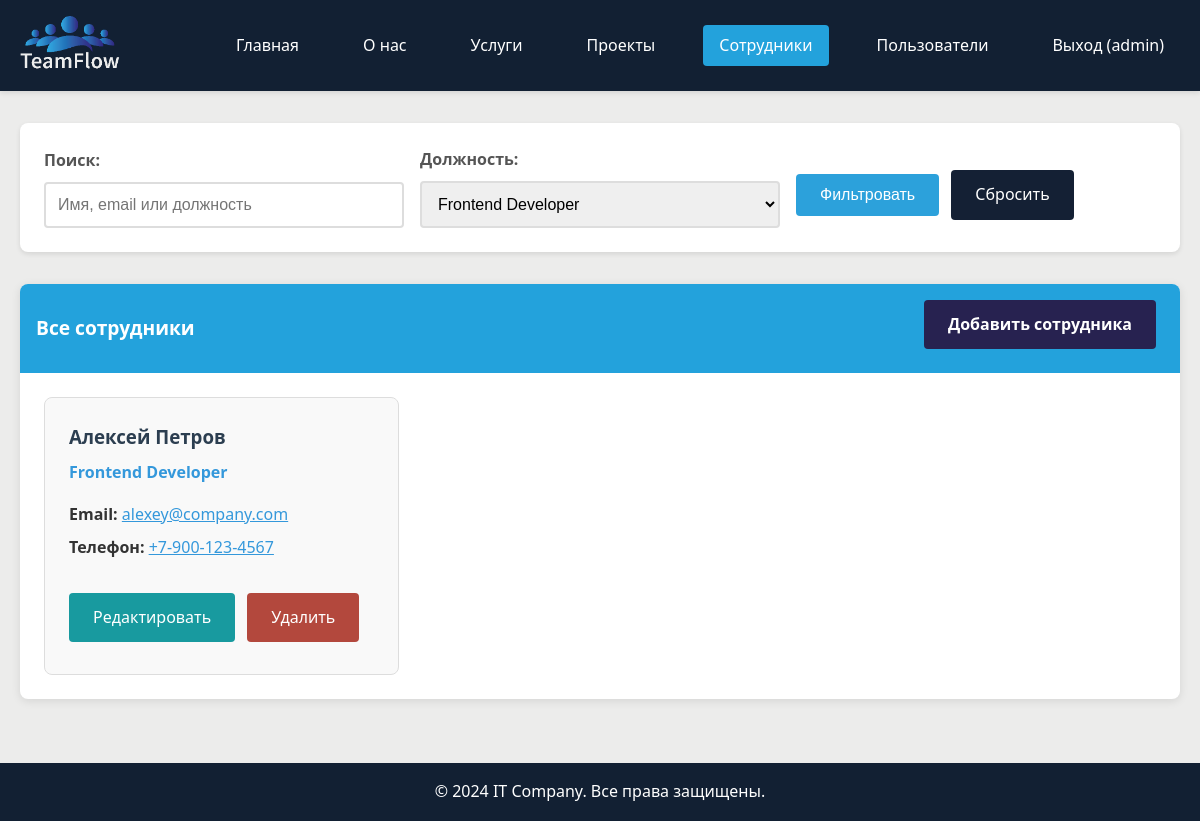
The page /employees.php?position=Frontend Developer (signed in) on the database its author committed.
### tables this page shows
CREATE TABLE employees (
    id INT AUTO_INCREMENT PRIMARY KEY,
    user_id INT NOT NULL,
    name VARCHAR(100) NOT NULL,
    position VARCHAR(100) NOT NULL,
    email VARCHAR(100) NOT NULL,
    phone VARCHAR(20),
    created_at TIMESTAMP DEFAULT CURRENT_TIMESTAMP,
    FOREIGN KEY (user_id) REFERENCES users(id) ON DELETE CASCADE
);

### config.php (called while the page is built, shortened)
<?php
function isAdmin() {
    return isset($_SESSION['role']) && $_SESSION['role'] === 'admin';
}
function escape($string) {
    return htmlspecialchars($string, ENT_QUOTES, 'UTF-8');
}
?>

### employees.php (the view, shortened to what this page needs)
<?php
require_once 'config.php';
$position_filter = $_GET['position'] ?? '';
$search = trim($_GET['search'] ?? '');
$where_conditions = [];
$params = [];
if ($position_filter) {
    $where_conditions[] = "position LIKE ?";
    $params[] = "%$position_filter%";
}
$where_clause = $where_conditions ? "WHERE " . implode(" AND ", $where_conditions) : "";
$sql = "SELECT * FROM employees $where_clause ORDER BY name";
$stmt = $pdo->prepare($sql);
$stmt->execute($params);
$employees = $stmt->fetchAll();
if (isAdmin()) {
    $stmt = $pdo->query("SELECT DISTINCT position FROM employees ORDER BY position");
} else {
    $stmt = $pdo->prepare("SELECT DISTINCT position FROM employees WHERE user_id = ? ORDER BY position");
    $stmt->execute([$_SESSION['user_id']]);
}
$positions = $stmt->fetchAll(PDO::FETCH_COLUMN);
?>
<!DOCTYPE html>
<html lang="ru">
<head>
    <link rel="stylesheet" href="styles.css">
</head>
<body>
    <header class="header">
        <div class="container">
            <div class="header__container">
                <img src="logo.png" width="100" height="auto" alt="Логотип сайта">
                <nav class="header__nav">
                    <a href="index.php" class="header__link">Главная</a>
                    <a href="about.php" class="header__link">О нас</a>
                    <a href="services.php" class="header__link">Услуги</a>
                    <a href="projects.php" class="header__link">Проекты</a>
                    <a href="employees.php" class="header__link header__link--active">Сотрудники</a>
                    <?php if (isAdmin()): ?>
                        <a href="admin_users.php" class="header__link">Пользователи</a>
                    <?php endif; ?>
                    <a href="logout.php" class="header__link">Выход (<?php echo escape($_SESSION['username']); ?>)</a>
                </nav>
            </div>
        </div>
    </header>
    <main class="main">
        <div class="container">
            <div class="filters">
                <form method="GET" class="filters__form">
                    <div class="filters__row">
                        <div class="filters__group">
                            <label for="search" class="form__label">Поиск:</label>
                            <input type="text" id="search" name="search" class="form__input"
                                   value="<?php echo escape($search); ?>" placeholder="Имя, email или должность">
                        </div>
                        <div class="filters__group">
                            <label for="position" class="form__label">Должность:</label>
                            <select id="position" name="position" class="form__select">
                                <?php foreach ($positions as $position): ?>
                                    <option value="<?php echo escape($position); ?>"
                                            <?php echo $position_filter === $position ? 'selected' : ''; ?>>
                                        <?php echo escape($position); ?>
                                    </option>
                                <?php endforeach; ?>
                            </select>
                        </div>
                        <div class="filters__group">
                            <button type="submit" class="btn">Фильтровать</button>
                            <a href="employees.php" class="btn btn--secondary">Сбросить</a>
                        </div>
                    </div>
                </form>
            </div>
            <div class="card">
                <div class="card__header">
                    <div class="flex justify-between align-center">
                        <span><?php echo isAdmin() ? 'Все сотрудники' : 'Мои сотрудники'; ?></span>
                        <a href="add_employee.php" class="btn btn--success">Добавить сотрудника</a>
                    </div>
                </div>
                <div class="card__body">
                    <?php if (empty($employees)): ?>
                        <p class="text-center">Сотрудники не найдены.</p>
                    <?php else: ?>
                        <div style="display: grid; grid-template-columns: repeat(auto-fill, minmax(300px, 1fr)); gap: 1.5rem;">
                            <?php foreach ($employees as $employee): ?>
                                <div style="border: 1px solid #ddd; border-radius: 8px; padding: 1.5rem; background: #f9f9f9;">
                                    <h3 style="margin-bottom: 0.5rem; color: #2c3e50;"><?php echo escape($employee['name']); ?></h3>
                                    <p style="color: #3498db; font-weight: bold; margin-bottom: 1rem;"><?php echo escape($employee['position']); ?></p>
                                    <div style="margin-bottom: 0.5rem;">
                                        <strong>Email:</strong>
                                        <a href="mailto:<?php echo escape($employee['email']); ?>" style="color: #3498db;">
                                            <?php echo escape($employee['email']); ?>
                                        </a>
                                    </div>
                                    <?php if ($employee['phone']): ?>
                                        <div style="margin-bottom: 1rem;">
                                            <strong>Телефон:</strong>
                                            <a href="tel:<?php echo escape($employee['phone']); ?>" style="color: #3498db;">
                                    <?php echo escape($employee['phone']); ?>
                                            </a>
                                        </div>
                                    <?php endif; ?>
                                    <div class="mt-2">
                                        <a href="edit_employee.php?id=<?php echo $employee['id']; ?>" class="btn btn--warning">Редактировать</a>
                                        <a href="?delete=<?php echo $employee['id']; ?>" class="btn btn--danger"
                                           onclick="return confirm('Вы уверены, что хотите удалить этого сотрудника?')">Удалить</a>
                                    </div>
                                </div>
                            <?php endforeach; ?>
                        </div>
                    <?php endif; ?>
                </div>
            </div>
        </div>
    </main>
    <footer class="footer">
        <div class="container">
            <p>&copy; 2024 IT Company. Все права защищены.</p>
        </div>
    </footer>
</body>
</html>

### styles.css (style rules this page uses)
* { margin: 0; padding: 0; box-sizing: border-box; }
body { font-family: 'Segoe UI', Tahoma, Geneva, Verdana, sans-serif; line-height: 1.6; color: #333; background-color: #ececeb; }
.container { max-width: 1200px; margin: 0 auto; padding: 0 20px; }
.header { background: #122033; color: white; padding: 1rem 0; box-shadow: 0 2px 5px rgba(0,0,0,0.1); }
.header__container { display: flex; justify-content: space-between; align-items: center; flex-wrap: wrap; }
.header__nav { display: flex; gap: 2rem; flex-wrap: wrap; }
.header__link { color: white; text-decoration: none; padding: 0.5rem 1rem; border-radius: 4px; transition: background-color 0.3s; }
.header__link:hover, .header__link--active { background-color: #23a2dc; }
.main { min-height: calc(100vh - 140px); padding: 2rem 0; }
.card { background: white; border-radius: 8px; box-shadow: 0 2px 10px rgba(0,0,0,0.1); margin-bottom: 2rem; overflow: hidden; }
.card__header { background: #23a2dc; color: white; padding: 1rem; font-size: 1.2rem; font-weight: bold; }
.card__body { padding: 1.5rem; }
.form__label { display: block; margin-bottom: 0.5rem; font-weight: bold; color: #555; }
.form__input, .form__select, .form__textarea { width: 100%; padding: 0.75rem; border: 2px solid #ddd; border-radius: 4px; font-size: 1rem; transition: border-color 0.3s; }
.btn { display: inline-block; padding: 0.75rem 1.5rem; background: #2ca1db; color: white; text-decoration: none; border: none; border-radius: 4px; cursor: pointer; font-size: 1rem; transition: background-color 0.3s; margin-right: 0.5rem; margin-bottom: 0.5rem; }
.btn--success { background: #272250; }
.btn--danger { background: #b3483d; }
.btn--warning { background: #189a9f; }
.btn--secondary { background: #142034; }
.filters { background: white; padding: 1.5rem; border-radius: 8px; margin-bottom: 2rem; box-shadow: 0 2px 5px rgba(0,0,0,0.1); }
.filters__row { display: flex; gap: 1rem; flex-wrap: wrap; align-items: end; }
.filters__group { flex: 1; min-width: 200px; }
.footer { background: #122033; color: white; text-align: center; padding: 1rem 0; margin-top: auto; }
.mt-2 { margin-top: 2rem; }
.flex { display: flex; }
.justify-between { justify-content: space-between; }
.align-center { align-items: center; }

### rows shown on the page
employees: name "Алексей Петров", position "Frontend Developer", email "alexey@company.com", phone "+7-900-123-4567"

### other values the page prints
$_SESSION['username'] "admin"
form field position "Frontend Developer"
